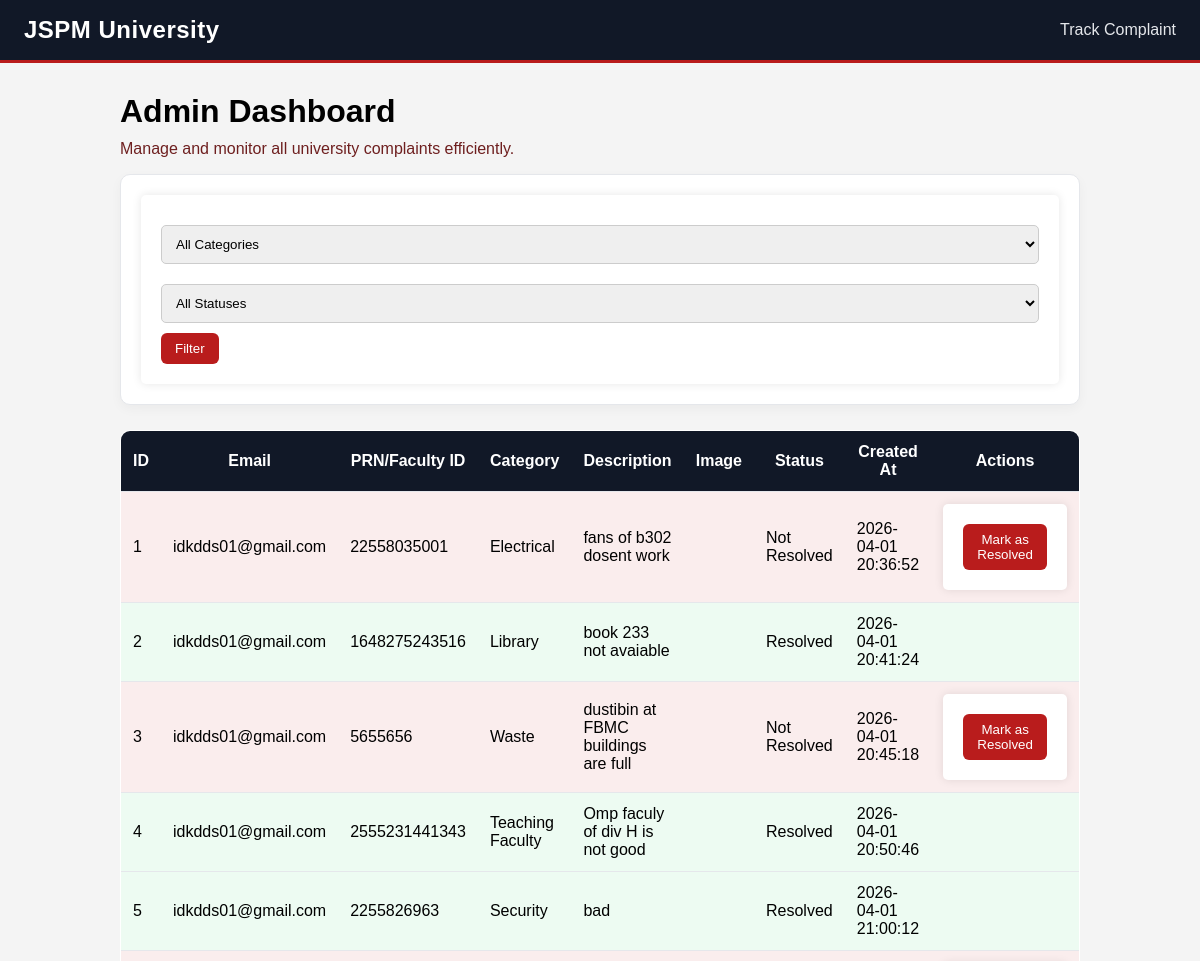
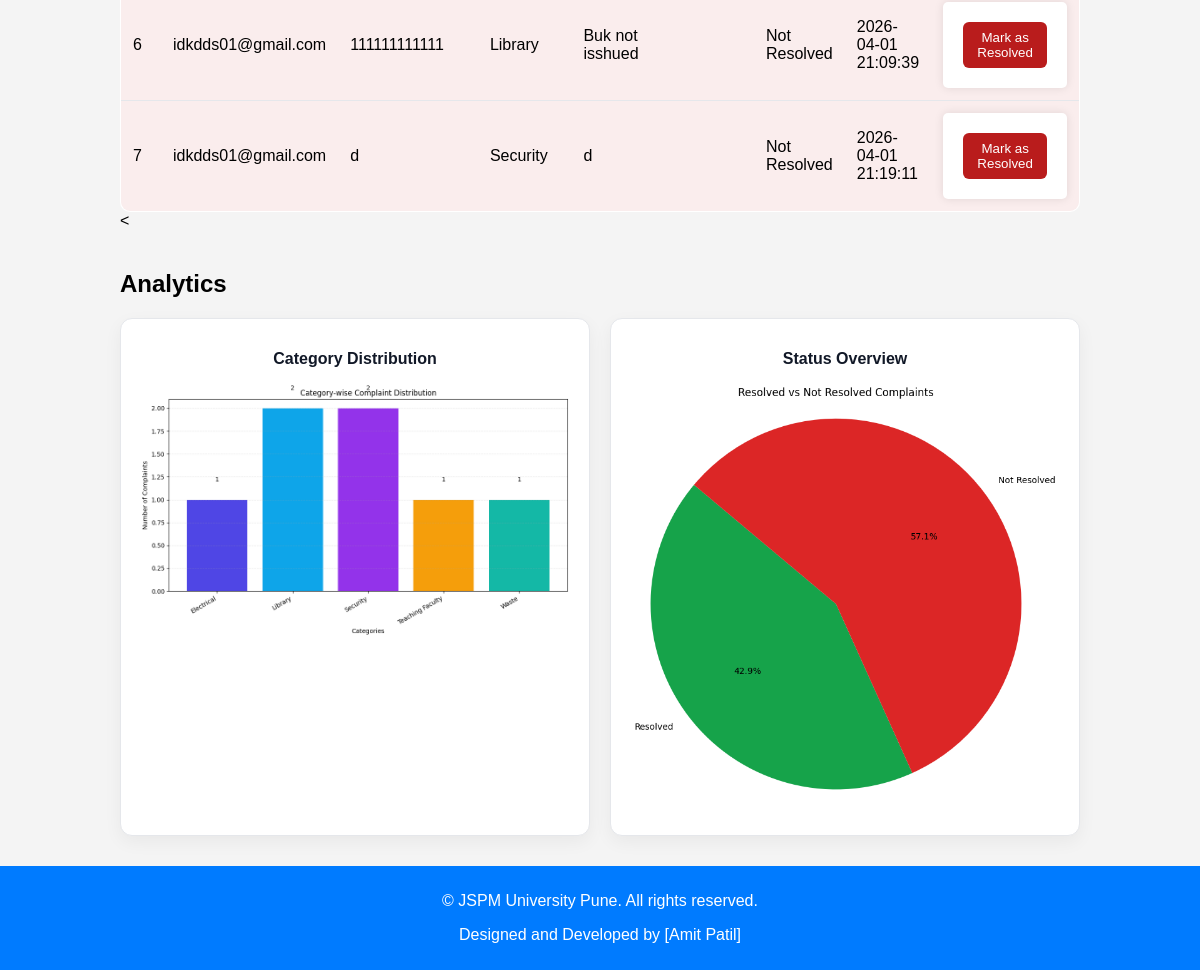
Page /admin_dashboard on the committed database (2 pictures, top to bottom).
### tables this page shows
CREATE TABLE complaints (
            id INTEGER PRIMARY KEY AUTOINCREMENT,
            ticket_id TEXT UNIQUE,
            email TEXT NOT NULL,
            prn_or_faculty_id TEXT NOT NULL,
            category TEXT NOT NULL,
            description TEXT NOT NULL,
            image_path TEXT,
            status TEXT NOT NULL DEFAULT 'Not Resolved',
            created_at TEXT NOT NULL
        );

### app.py (the view)
@app.route('/admin_dashboard')
def admin_dashboard():
    generate_graphs()
    selected_category = request.args.get('category', '').strip()
    selected_status = request.args.get('status', '').strip()
    complaints = get_complaints(
        category=selected_category or None,
        status=selected_status or None,
    )
    print("complaints fetched :", complaints)
    categories = get_categories()
    return render_template(
        'admin_dashboard.html',
        complaints=complaints,
        categories=categories,
        selected_category=selected_category,
        selected_status=selected_status,
    )

### database.py (called while the page is built)
def _database_path() -> Path:
    return Path(current_app.root_path) / DATABASE_NAME

def get_db() -> sqlite3.Connection:
    if "db" not in g:
        g.db = sqlite3.connect(str(_database_path()))
        g.db.row_factory = sqlite3.Row
    return g.db

def _row_to_complaint(row):
    return Complaint(
        id=row["id"],
        email=row["email"],
        prn_or_faculty_id=row["prn_or_faculty_id"],
        category=row["category"],
        description=row["description"],
        image_path=row["image_path"],
        status=row["status"],
        created_at=row["created_at"],
    )

def get_complaints(category=None, status=None):
    db = get_db()
    query = """
        SELECT id, email, prn_or_faculty_id, category,
               description, image_path, status, created_at
        FROM complaints
    """
    params = []
    if category:
        query += " WHERE category = ?"
        params.append(category)
    rows = db.execute(query, params).fetchall()
    return [_row_to_complaint(r) for r in rows]

def get_categories():
    db = get_db()
    rows = db.execute("SELECT DISTINCT category FROM complaints").fetchall()
    return [row["category"] for row in rows]

def get_category_counts():
    db = get_db()
    rows = db.execute("""
        SELECT category, COUNT(*) as count
        FROM complaints
        GROUP BY category
    """).fetchall()
    return [(row["category"], row["count"]) for row in rows]

def get_status_counts():
    db = get_db()
    row = db.execute("""
        SELECT
            SUM(CASE WHEN status='Resolved' THEN 1 ELSE 0 END),
            SUM(CASE WHEN status='Not Resolved' THEN 1 ELSE 0 END)
        FROM complaints
    """).fetchone()
    return row[0] or 0, row[1] or 0

### templates/admin_dashboard.html (shortened to what this page needs)
<!DOCTYPE html>
<html lang="en">
<head>
    <link rel="stylesheet" href="{{ url_for('static', filename='css/admin.css') }}">
</head>
<body>
    {% include 'layout.html' %}
    <div class="container">
        <h1 style="margin-bottom:10px;">Admin Dashboard</h1>
        <p style="color:rgb(110, 31, 31); margin-top:0;">
            Manage and monitor all university complaints efficiently.
        </p>
        <div class="filters">
            <form method="GET" action="{{ url_for('admin_dashboard') }}">
                <select name="category">
                    <option value="">All Categories</option>
                </select>
                <select name="status">
                    <option value="">All Statuses</option>
                </select>
                <button type="submit">Filter</button>
            </form>
        </div>
        <table>
            <thead>
                <tr>
                    <th>ID</th>
                    <th>Email</th>
                    <th>PRN/Faculty ID</th>
                    <th>Category</th>
                    <th>Description</th>
                    <th>Image</th>
                    <th>Status</th>
                    <th>Created At</th>
                    <th>Actions</th>
                </tr>
            </thead>
            <tbody>
                {% for complaint in complaints %}
                    <tr class="{{ 'resolved' if complaint.status == 'Resolved' else 'not-resolved' }}">
                        <td>{{ complaint.id }}</td>
                        <td>{{ complaint.email }}</td>
                        <td>{{ complaint.prn_or_faculty_id }}</td>
                        <td>{{ complaint.category }}</td>
                        <td>{{ complaint.description }}</td>
                        <td>
                        </td>
                        <td>{{ complaint.status }}</td>
                        <td>{{ complaint.created_at }}</td>
                        <td>
                            {% if complaint.status == 'Not Resolved' %}
                                <form method="POST" action="{{ url_for('mark_resolved', complaint_id=complaint.id) }}">
                                    <button type="submit">Mark as Resolved</button>
                                </form>
                            {% endif %}
                        </td>
                    </tr>
                {% endfor %}
            </tbody>
        </table>
        <<div class="graphs-section">
    <h2>Analytics</h2>
    <div class="graph-grid">
        <div class="graph-card">
            <h3>Category Distribution</h3>
            <img src="{{ url_for('static', filename='graphs/category_distribution.png') }}">
        </div>
        <div class="graph-card">
            <h3>Status Overview</h3>
            <img src="{{ url_for('static', filename='graphs/resolved_vs_not_resolved.png') }}">
        </div>
    </div>
</div>
    </div>
</body>
<footer>
        <p>&copy; {{ current_year }} JSPM University Pune. All rights reserved.</p>
        <p>Designed and Developed by [Amit Patil]</p>
    </footer>
</html>

### templates/layout.html (shortened to what this page needs)
<!DOCTYPE html>
<html lang="en">
<head>
    <link rel="stylesheet" href="{{ url_for('static', filename='css/styles.css') }}">
</head>
<body>
    <header class="navbar">
    <h2>JSPM University</h2>
    <a href="/track">Track Complaint</a>
</header>
</body>
</html>

### static/css/admin.css (style rules this page uses)
:root { --primary: #111827; --accent: #b91c1c; --accent-light: #dc2626; --bg: #f9fafb; --text: #1f2937; --card: #ffffff; --border: #e5e7eb; }
body { margin: 0; font-family: 'Segoe UI', sans-serif; background: var(--bg); transition: background 0.3s, color 0.3s; }
.navbar { background: var(--primary); color: white; padding: 16px 24px; display: flex; justify-content: space-between; align-items: center; border-bottom: 3px solid var(--accent); }
.navbar h2 { margin: 0; letter-spacing: 0.5px; }
.navbar a { color: #e5e7eb; margin-left: 18px; text-decoration: none; font-weight: 500; }
.container { padding: 30px; }
.filters { background: var(--card); padding: 20px; border-radius: 10px; margin-bottom: 25px; border: 1px solid var(--border); box-shadow: 0 4px 12px rgba(0,0,0,0.04); }
select { padding: 10px; margin-right: 10px; border-radius: 6px; border: 1px solid var(--border); }
button { background: var(--accent); color: white; padding: 8px 14px; border-radius: 6px; border: none; cursor: pointer; font-weight: 500; }
table { width: 100%; border-collapse: collapse; background: var(--card); border-radius: 10px; overflow: hidden; border: 1px solid var(--border); }
th { background: var(--primary); color: white; font-weight: 600; }
th, td { padding: 12px; }
tr { border-bottom: 1px solid var(--border); }
.resolved { background: rgba(34,197,94,0.08); }
.not-resolved { background: rgba(185,28,28,0.08); }
.graphs-section { margin-top: 40px; }
.graphs-section h2 { margin-bottom: 20px; }
.graph-grid { display: grid; grid-template-columns: repeat(auto-fit, minmax(300px, 1fr)); gap: 20px; }
.graph-card { background: white; padding: 15px; border-radius: 12px; border: 1px solid #e5e7eb; box-shadow: 0 6px 18px rgba(0,0,0,0.05); text-align: center; }
.graph-card h3 { margin-bottom: 10px; font-size: 16px; color: #111827; }
.graph-card img { width: 100%; border-radius: 8px; }

### static/css/styles.css (style rules this page uses)
body { font-family: Arial, sans-serif; margin: 0; padding: 0; background-color: #f4f4f4; }
header { background: #007bff; color: #ffffff; padding: 10px 0; text-align: center; }
h1 { margin: 0; }
.container { width: 80%; margin: auto; overflow: hidden; }
form { background: #ffffff; padding: 20px; border-radius: 5px; box-shadow: 0 0 10px rgba(0, 0, 0, 0.1); }
input[type="text"], input[type="email"], textarea, select { width: 100%; padding: 10px; margin: 10px 0; border: 1px solid #ccc; border-radius: 5px; }
footer { text-align: center; padding: 10px 0; background: #007bff; color: #ffffff; position: relative; bottom: 0; width: 100%; }

### rows in the picture
complaints: id "1", email "idkdds01@gmail.com", prn_or_faculty_id "22558035001", category "Electrical", description "fans of b302 dosent work", status "Not Resolved", created_at "2026-04-01 20:36:52"
complaints: id "2", email "idkdds01@gmail.com", prn_or_faculty_id "1648275243516", category "Library", description "book 233 not avaiable", status "Resolved", created_at "2026-04-01 20:41:24"
complaints: id "3", email "idkdds01@gmail.com", prn_or_faculty_id "5655656", category "Waste", description "dustibin at FBMC buildings are full", status "Not Resolved", created_at "2026-04-01 20:45:18"
complaints: id "4", email "idkdds01@gmail.com", prn_or_faculty_id "2555231441343", category "Teaching Faculty", description "Omp faculy of div H is not good", status "Resolved", created_at "2026-04-01 20:50:46"
complaints: id "5", email "idkdds01@gmail.com", prn_or_faculty_id "2255826963", category "Security", description "bad", status "Resolved", created_at "2026-04-01 21:00:12"
complaints: id "6", email "idkdds01@gmail.com", prn_or_faculty_id "111111111111", category "Library", description "Buk not isshued", status "Not Resolved", created_at "2026-04-01 21:09:39"
complaints: id "7", email "idkdds01@gmail.com", prn_or_faculty_id "d", category "Security", description "d", status "Not Resolved", created_at "2026-04-01 21:19:11"
